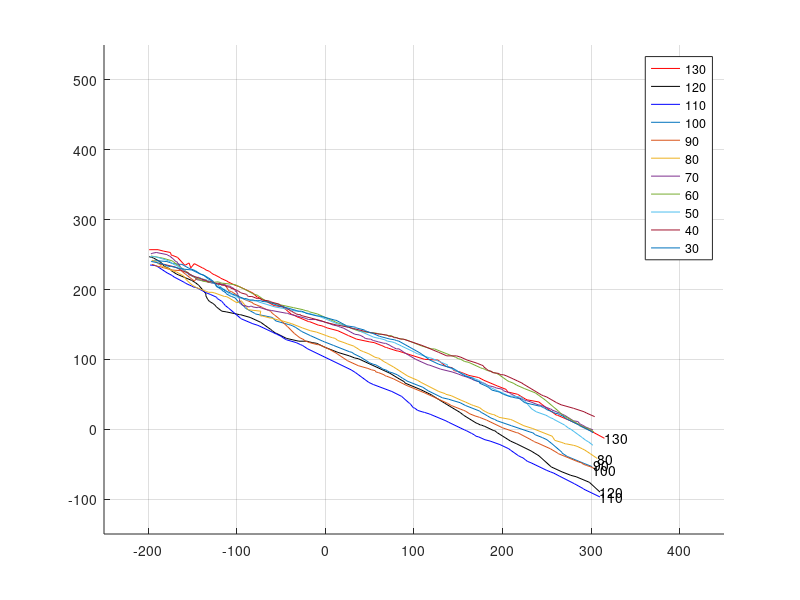

Write the MATLAB code that produced this figure. (Note: this script raises an error after producing the figure.)
clc;clear;close all;
load D220L1
S130S=find(D220L1S130(5:end,14)>-200,1)+4;
S130E=find(D220L1S130(1:end,14)>300,1);
S120S=find(D220L1S120(5:end,14)>-200,1)+4;
S120E=find(D220L1S120(1:end,14)>300,1);
S110S=find(D220L1S110(5:end,14)>-200,1)+4;
S110E=find(D220L1S110(1:end,14)>300,1);
S100S=find(D220L1S100(5:end,14)>-200,1)+4;
S100E=find(D220L1S100(1:end,14)>300,1);
S90S=find(D220L1S90(5:end,14)>-200,1)+4;
S90E=find(D220L1S90(1:end,14)>300,1);
S80S=find(D220L1S80(5:end,14)>-200,1)+4;
S80E=find(D220L1S80(1:end,14)>300,1);
S70S=find(D220L1S70(5:end,14)>-200,1)+4;
S70E=find(D220L1S70(1:end,14)>300,1);
S60S=find(D220L1S60(5:end,14)>-200,1)+4;
S60E=find(D220L1S60(1:end,14)>300,1);
S50S=find(D220L1S50(5:end,14)>-200,1)+4;
S50E=find(D220L1S50(1:end,14)>300,1);
S40S=find(D220L1S40(5:end,14)>-200,1)+4;
S40E=find(D220L1S40(1:end,14)>300,1);
S30S=find(D220L1S30(5:end,14)>-200,1)+4;
S30E=find(D220L1S30(1:end,14)>300,1);

xPosition=14;
yPosition=16;

%% path
figure
hold on
plot(D220L1S130(S130S:S130E,xPosition),D220L1S130(S130S:S130E,yPosition),'r')
text(D220L1S130(S130E,xPosition),D220L1S130(S130E,yPosition),'130')
hold on
plot(D220L1S120(S120S:S120E,xPosition),D220L1S120(S120S:S120E,yPosition),'k')
text(D220L1S120(S120E,xPosition),D220L1S120(S120E,yPosition),'120')
hold on
plot(D220L1S110(S110S:S110E,xPosition),D220L1S110(S110S:S110E,yPosition),'b')
text(D220L1S110(S110E,xPosition),D220L1S110(S110E,yPosition),'110')
hold on
plot(D220L1S100(S100S:S100E,xPosition),D220L1S100(S100S:S100E,yPosition))
text(D220L1S100(S100E,xPosition),D220L1S100(S100E,yPosition)-5,'100')
hold on
plot(D220L1S90(S90S:S90E,xPosition),D220L1S90(S90S:S90E,yPosition))
text(D220L1S90(S90E,xPosition),D220L1S90(S90E,yPosition)+5,'90')
hold on
plot(D220L1S80(S80S:S80E,xPosition),D220L1S80(S80S:S80E,yPosition))
text(D220L1S80(S80E,xPosition),D220L1S80(S80E,yPosition),'80')
hold on
plot(D220L1S70(S70S:S70E,xPosition),D220L1S70(S70S:S70E,yPosition))
hold on
plot(D220L1S60(S60S:S60E,xPosition),D220L1S60(S60S:S60E,yPosition))
hold on
plot(D220L1S50(S50S:S50E,xPosition),D220L1S50(S50S:S50E,yPosition))
hold on
plot(D220L1S40(S40S:S40E,xPosition),D220L1S40(S40S:S40E,yPosition))
hold on
plot(D220L1S30(S30S:S30E,xPosition),D220L1S30(S30S:S30E,yPosition))
legend('130','120','110','100','90','80','70','60','50','40','30')
axis([-250,450,-150,550])
grid on

%% velocity
filter=20;
duration=30;
for i=S130S:S130E
    if i<S130E-duration
        V130(i-S130S+1)=measureDis(D220L1S130(i,xPosition),D220L1S130(i,yPosition),D220L1S130(i+duration,xPosition),D220L1S130(i+duration,yPosition));
    end
end
V130D = smooth(V130,filter);

for i=S120S:S120E
    if i<S120E-duration
        V120(i-S120S+1)=measureDis(D220L1S120(i,xPosition),D220L1S120(i,yPosition),D220L1S120(i+duration,xPosition),D220L1S120(i+duration,yPosition));
    end
end
V120D = smooth(V120,filter);

for i=S110S:S110E
    if i<S110E-duration
        V110(i-S110S+1)=measureDis(D220L1S110(i,xPosition),D220L1S110(i,yPosition),D220L1S110(i+duration,xPosition),D220L1S110(i+duration,yPosition));
    end
end
V110D = smooth(V110,filter);

for i=S100S:S100E
    if i<S100E-duration
        V100(i-S100S+1)=measureDis(D220L1S100(i,xPosition),D220L1S100(i,yPosition),D220L1S100(i+duration,xPosition),D220L1S100(i+duration,yPosition));
    end
end
V100D = smooth(V100,filter);

for i=S90S:S90E
    if i<S90E-duration
        V90(i-S90S+1)=measureDis(D220L1S90(i,xPosition),D220L1S90(i,yPosition),D220L1S90(i+duration,xPosition),D220L1S90(i+duration,yPosition));
    end
end
V90D = smooth(V90,filter);

for i=S80S:S80E
    if i<S80E-duration
        V80(i-S80S+1)=measureDis(D220L1S80(i,xPosition),D220L1S80(i,yPosition),D220L1S80(i+duration,xPosition),D220L1S80(i+duration,yPosition));
    end
end
V80D = smooth(V80,filter);

for i=S70S:S70E
    if i<S70E-duration
        V70(i-S70S+1)=measureDis(D220L1S70(i,xPosition),D220L1S70(i,yPosition),D220L1S70(i+duration,xPosition),D220L1S70(i+duration,yPosition));
    end
end
V70D = smooth(V70,filter);

for i=S60S:S60E
    if i<S60E-duration
        V60(i-S60S+1)=measureDis(D220L1S60(i,xPosition),D220L1S60(i,yPosition),D220L1S60(i+duration,xPosition),D220L1S60(i+duration,yPosition));
    end
end
V60D = smooth(V60,filter);

for i=S50S:S50E
    if i<S50E-duration
        V50(i-S50S+1)=measureDis(D220L1S50(i,xPosition),D220L1S50(i,yPosition),D220L1S50(i+duration,xPosition),D220L1S50(i+duration,yPosition));
    end
end
V50D = smooth(V50,filter);

for i=S40S:S40E
    if i<S40E-duration
        V40(i-S40S+1)=measureDis(D220L1S40(i,xPosition),D220L1S40(i,yPosition),D220L1S40(i+duration,xPosition),D220L1S40(i+duration,yPosition));
    end
end
V40D = smooth(V40,filter);

for i=S30S:S30E
    if i<S30E-duration
        V30(i-S30S+1)=measureDis(D220L1S30(i,xPosition),D220L1S30(i,yPosition),D220L1S30(i+duration,xPosition),D220L1S30(i+duration,yPosition));
    end
end
V30D = smooth(V30,filter);

figure
plot(1:size(V130D,1),V130D,'r')
text(size(V130D,1),V130D(end),'130')
hold on
plot(1:size(V120D,1),V120D,'b')
text(size(V120D,1),V120D(end),'120')
hold on
plot(1:size(V110D,1),V110D,'k')
text(size(V110D,1),V110D(end),'110')
hold on
plot(1:size(V100D,1),V100D)
text(size(V100D,1),V100D(end),'100')
hold on
plot(1:size(V90D,1),V90D)
text(size(V90D,1),V90D(end),'90')
hold on
plot(1:size(V80D,1),V80D)
text(size(V80D,1),V80D(end),'80')
hold on
plot(1:size(V70D,1),V70D)
text(size(V70D,1),V70D(end),'70')
hold on
plot(1:size(V60D,1),V60D)
text(size(V60D,1),V60D(end),'60')
hold on
plot(1:size(V50D,1),V50D)
text(size(V50D,1),V50D(end),'50')
hold on
plot(1:size(V40D,1),V40D)
text(size(V40D,1),V40D(end),'40')
hold on
plot(1:size(V30D,1),V30D)
text(size(V30D,1),V30D(end),'30')
legend('130','120','110','100','90','80','70','60','50','40','30')
grid on